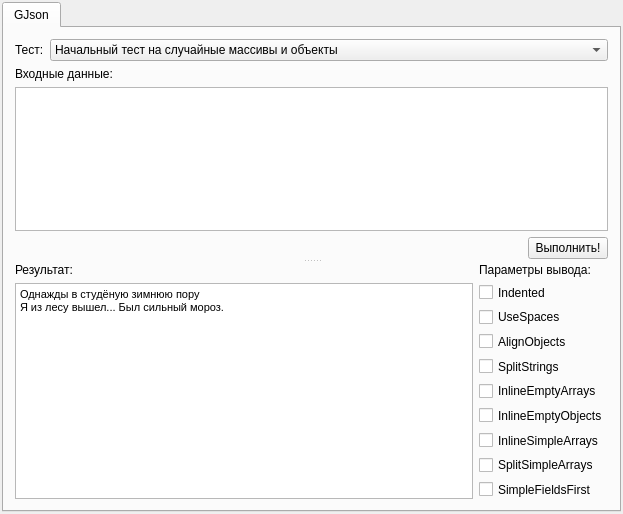
<?xml version="1.0" encoding="UTF-8"?>
<ui version="4.0">
 <class>MainWindow</class>
 <widget class="QMainWindow" name="MainWindow">
  <property name="geometry">
   <rect>
    <x>0</x>
    <y>0</y>
    <width>623</width>
    <height>514</height>
   </rect>
  </property>
  <property name="minimumSize">
   <size>
    <width>623</width>
    <height>514</height>
   </size>
  </property>
  <property name="windowTitle">
   <string>MainWindow</string>
  </property>
  <widget class="QWidget" name="centralWidget">
   <layout class="QHBoxLayout" name="horizontalLayout">
    <property name="leftMargin">
     <number>2</number>
    </property>
    <property name="topMargin">
     <number>2</number>
    </property>
    <property name="rightMargin">
     <number>2</number>
    </property>
    <property name="bottomMargin">
     <number>2</number>
    </property>
    <item>
     <widget class="QTabWidget" name="tabWidget">
      <widget class="QWidget" name="tabJson">
       <attribute name="title">
        <string>GJson</string>
       </attribute>
       <layout class="QVBoxLayout" name="verticalLayout">
        <item>
         <widget class="QSplitter" name="splitter">
          <property name="orientation">
           <enum>Qt::Vertical</enum>
          </property>
          <property name="childrenCollapsible">
           <bool>false</bool>
          </property>
          <widget class="QFrame" name="frame_2">
           <layout class="QVBoxLayout" name="verticalLayout_2">
            <property name="leftMargin">
             <number>0</number>
            </property>
            <property name="topMargin">
             <number>0</number>
            </property>
            <property name="rightMargin">
             <number>0</number>
            </property>
            <property name="bottomMargin">
             <number>0</number>
            </property>
            <item>
             <widget class="QFrame" name="frame_3">
              <layout class="QHBoxLayout" name="horizontalLayout_2" stretch="0,1">
               <property name="leftMargin">
                <number>0</number>
               </property>
               <property name="topMargin">
                <number>0</number>
               </property>
               <property name="rightMargin">
                <number>0</number>
               </property>
               <property name="bottomMargin">
                <number>0</number>
               </property>
               <item>
                <widget class="QLabel" name="label_2">
                 <property name="text">
                  <string>Тест:</string>
                 </property>
                </widget>
               </item>
               <item>
                <widget class="QComboBox" name="comboTest">
                 <item>
                  <property name="text">
                   <string>Начальный тест на случайные массивы и объекты</string>
                  </property>
                 </item>
                </widget>
               </item>
              </layout>
             </widget>
            </item>
            <item>
             <widget class="QLabel" name="label">
              <property name="text">
               <string>Входные данные:</string>
              </property>
             </widget>
            </item>
            <item>
             <widget class="QPlainTextEdit" name="editSource"/>
            </item>
            <item>
             <widget class="QFrame" name="frame_4">
              <layout class="QHBoxLayout" name="horizontalLayout_3">
               <property name="leftMargin">
                <number>0</number>
               </property>
               <property name="topMargin">
                <number>0</number>
               </property>
               <property name="rightMargin">
                <number>0</number>
               </property>
               <property name="bottomMargin">
                <number>0</number>
               </property>
               <item>
                <spacer name="horizontalSpacer">
                 <property name="orientation">
                  <enum>Qt::Horizontal</enum>
                 </property>
                 <property name="sizeHint" stdset="0">
                  <size>
                   <width>40</width>
                   <height>20</height>
                  </size>
                 </property>
                </spacer>
               </item>
               <item>
                <widget class="QPushButton" name="btnRun">
                 <property name="text">
                  <string>Выполнить!</string>
                 </property>
                </widget>
               </item>
              </layout>
             </widget>
            </item>
           </layout>
          </widget>
          <widget class="QFrame" name="frame">
           <layout class="QHBoxLayout" name="horizontalLayout_4">
            <property name="leftMargin">
             <number>0</number>
            </property>
            <property name="topMargin">
             <number>0</number>
            </property>
            <property name="rightMargin">
             <number>0</number>
            </property>
            <property name="bottomMargin">
             <number>0</number>
            </property>
            <item>
             <widget class="QFrame" name="frame_5">
              <layout class="QVBoxLayout" name="verticalLayout_3">
               <property name="leftMargin">
                <number>0</number>
               </property>
               <property name="topMargin">
                <number>0</number>
               </property>
               <property name="rightMargin">
                <number>0</number>
               </property>
               <property name="bottomMargin">
                <number>0</number>
               </property>
               <item>
                <widget class="QLabel" name="label_3">
                 <property name="text">
                  <string>Результат:</string>
                 </property>
                </widget>
               </item>
               <item>
                <widget class="GConsoleWidget" name="editResult">
                 <property name="html">
                  <string>&lt;!DOCTYPE HTML PUBLIC &quot;-//W3C//DTD HTML 4.0//EN&quot; &quot;http://www.w3.org/TR/REC-html40/strict.dtd&quot;&gt;
&lt;html&gt;&lt;head&gt;&lt;meta name=&quot;qrichtext&quot; content=&quot;1&quot; /&gt;&lt;style type=&quot;text/css&quot;&gt;
p, li { white-space: pre-wrap; }
&lt;/style&gt;&lt;/head&gt;&lt;body style=&quot; font-family:'MS Shell Dlg 2'; font-size:8.25pt; font-weight:400; font-style:normal;&quot;&gt;
&lt;p style=&quot; margin-top:0px; margin-bottom:0px; margin-left:0px; margin-right:0px; -qt-block-indent:0; text-indent:0px;&quot;&gt;Однажды в студёную зимнюю пору&lt;br /&gt;Я из лесу вышел... Был сильный мороз.&lt;/p&gt;&lt;/body&gt;&lt;/html&gt;</string>
                 </property>
                </widget>
               </item>
              </layout>
             </widget>
            </item>
            <item>
             <widget class="QFrame" name="frame_6">
              <property name="minimumSize">
               <size>
                <width>0</width>
                <height>226</height>
               </size>
              </property>
              <layout class="QVBoxLayout" name="verticalLayout_4">
               <property name="leftMargin">
                <number>0</number>
               </property>
               <property name="topMargin">
                <number>0</number>
               </property>
               <property name="rightMargin">
                <number>0</number>
               </property>
               <property name="bottomMargin">
                <number>0</number>
               </property>
               <item>
                <widget class="QLabel" name="label_4">
                 <property name="text">
                  <string>Параметры вывода:</string>
                 </property>
                </widget>
               </item>
               <item>
                <widget class="QCheckBox" name="checkIndented">
                 <property name="text">
                  <string>Indented</string>
                 </property>
                </widget>
               </item>
               <item>
                <widget class="QCheckBox" name="checkUseSpaces">
                 <property name="text">
                  <string>UseSpaces</string>
                 </property>
                </widget>
               </item>
               <item>
                <widget class="QCheckBox" name="checkAlignObjects">
                 <property name="text">
                  <string>AlignObjects</string>
                 </property>
                </widget>
               </item>
               <item>
                <widget class="QCheckBox" name="checkSplitStrings">
                 <property name="text">
                  <string>SplitStrings</string>
                 </property>
                </widget>
               </item>
               <item>
                <widget class="QCheckBox" name="checkInlineEmptyArrays">
                 <property name="text">
                  <string>InlineEmptyArrays</string>
                 </property>
                </widget>
               </item>
               <item>
                <widget class="QCheckBox" name="checkInlineEmptyObjects">
                 <property name="text">
                  <string>InlineEmptyObjects</string>
                 </property>
                </widget>
               </item>
               <item>
                <widget class="QCheckBox" name="checkInlineSimpleArrays">
                 <property name="text">
                  <string>InlineSimpleArrays</string>
                 </property>
                </widget>
               </item>
               <item>
                <widget class="QCheckBox" name="checkSplitSimpleArrays">
                 <property name="text">
                  <string>SplitSimpleArrays</string>
                 </property>
                </widget>
               </item>
               <item>
                <widget class="QCheckBox" name="checkSimpleFieldsFirst">
                 <property name="text">
                  <string>SimpleFieldsFirst</string>
                 </property>
                </widget>
               </item>
               <item>
                <spacer name="verticalSpacer">
                 <property name="orientation">
                  <enum>Qt::Vertical</enum>
                 </property>
                 <property name="sizeHint" stdset="0">
                  <size>
                   <width>20</width>
                   <height>40</height>
                  </size>
                 </property>
                </spacer>
               </item>
              </layout>
             </widget>
            </item>
           </layout>
          </widget>
         </widget>
        </item>
       </layout>
      </widget>
     </widget>
    </item>
   </layout>
  </widget>
  <widget class="QMenuBar" name="menuBar">
   <property name="geometry">
    <rect>
     <x>0</x>
     <y>0</y>
     <width>623</width>
     <height>21</height>
    </rect>
   </property>
  </widget>
 </widget>
 <layoutdefault spacing="6" margin="11"/>
 <customwidgets>
  <customwidget>
   <class>GConsoleWidget</class>
   <extends>QTextEdit</extends>
   <header>GConsoleWidget.h</header>
  </customwidget>
 </customwidgets>
 <tabstops>
  <tabstop>tabWidget</tabstop>
  <tabstop>comboTest</tabstop>
  <tabstop>editSource</tabstop>
  <tabstop>btnRun</tabstop>
  <tabstop>checkIndented</tabstop>
  <tabstop>checkUseSpaces</tabstop>
  <tabstop>checkAlignObjects</tabstop>
  <tabstop>checkSplitStrings</tabstop>
  <tabstop>checkInlineEmptyArrays</tabstop>
  <tabstop>checkInlineEmptyObjects</tabstop>
  <tabstop>checkInlineSimpleArrays</tabstop>
  <tabstop>checkSplitSimpleArrays</tabstop>
  <tabstop>checkSimpleFieldsFirst</tabstop>
  <tabstop>editResult</tabstop>
 </tabstops>
 <resources/>
 <connections/>
</ui>
